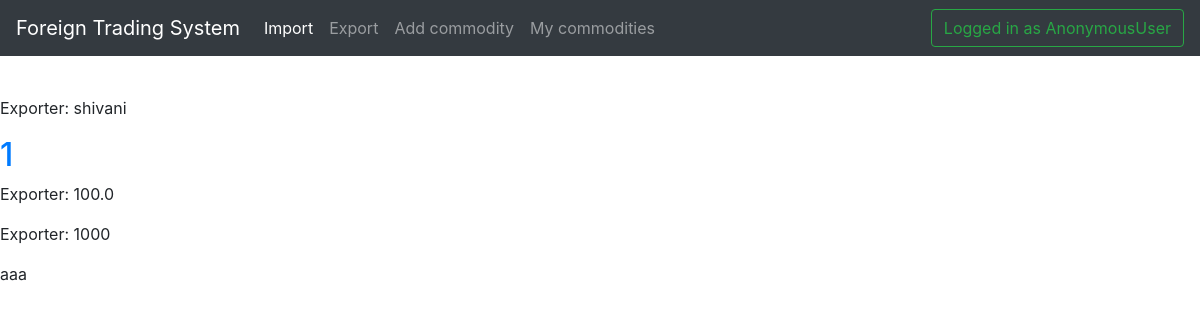
The app's page /trade/ with its own data.
### trade/models.py (models this page shows, shortened)
class Commodity(models.Model):
    commodityName = models.CharField( max_length = 50)
    exporterName = models.ForeignKey(User, on_delete=models.PROTECT)
    price = models.FloatField()
    quantityAvailable = models.IntegerField()
    description = models.TextField()

### trade/views.py (the view)
def homePageView(request):
    posts= Commodity.objects.all()
    context = {
        'posts' : posts
    }
    return render(request,'trade/trader.html',context)

### trade/templates/trade/trader.html
{% extends 'basetemp.html' %}
{% block content %}
 {% for post in posts %}
      <div>
          <p>Exporter: {{ post.exporterName }}</p>
          <h2><a href="">{{ post.commodityName }}</a></h2>
          <p>Exporter: {{ post.price }}</p>
          <p>Exporter: {{ post.quantityAvailable }}</p>
          <p>{{ post.description|linebreaksbr }}</p>
      </div>
  {% endfor %}
{% endblock %}

### records on screen
Commodity: exporterName "shivani", commodityName "1", price "100.0", quantityAvailable "1000", description "aaa"

### other values on screen
{{ user }} "AnonymousUser"
